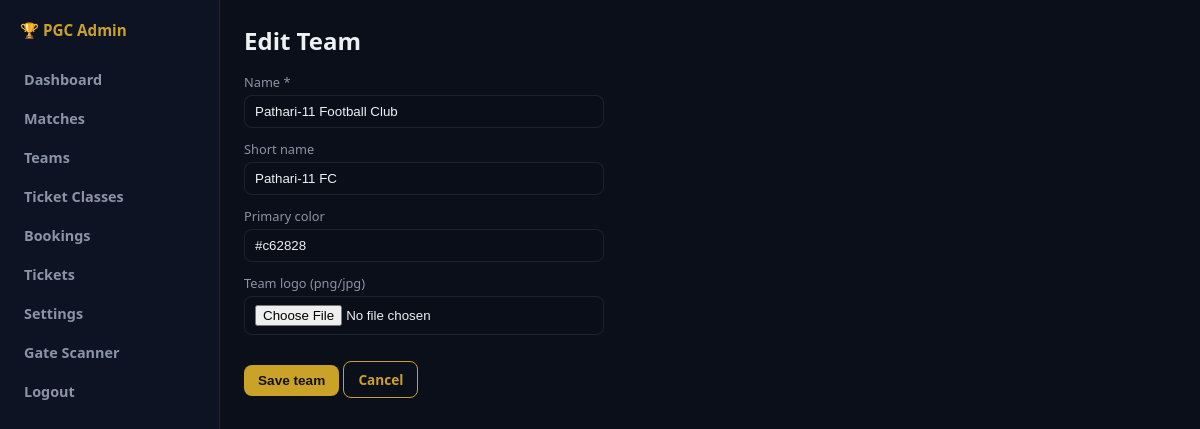
/admin/teams/1/edit (signed in), run on the app's committed database.
### app/models/team.py (models this page shows, shortened)
class Team(db.Model):
    __tablename__ = 'teams'
    id = db.Column(db.Integer, primary_key=True)
    name = db.Column(db.String(120), nullable=False)
    short_name = db.Column(db.String(40))
    logo = db.Column(db.String(255))  # path under static/uploads
    primary_color = db.Column(db.String(20), default='#1a237e')
    secondary_color = db.Column(db.String(20), default='#ffffff')
    is_active = db.Column(db.Boolean, default=True)
    created_at = db.Column(db.DateTime, default=lambda: datetime.now(timezone.utc))

### app/routes/admin.py (the view, shortened to what this page needs)
@admin_bp.route('/teams/<int:id>/edit', methods=['GET', 'POST'])
@login_required
def team_edit(id):
    team = Team.query.get_or_404(id)
    return render_template('admin/team_form.html', team=team)

### app/models/user.py (called while the page is built)
@login_manager.user_loader
def load_user(user_id):
    return User.query.get(int(user_id))

### app/templates/admin/team_form.html (shortened to what this page needs)
{% extends "admin/base.html" %}
{% block content %}
<h2 style="margin-bottom:16px">{% if team %}Edit Team{% else %}New Team{% endif %}</h2>
<form method="post" enctype="multipart/form-data">
  <label>Name *</label>
  <input name="name" required value="{{ team.name if team else '' }}">
  <label>Short name</label>
  <input name="short_name" value="{{ team.short_name if team else '' }}" placeholder="Pathari FC">
  <label>Primary color</label>
  <input name="primary_color" value="{{ team.primary_color if team else '#1a237e' }}">
  <label>Team logo (png/jpg)</label>
  <input type="file" name="logo" accept="image/png,image/png,image/webp,image/gif">
  <div style="margin-top:14px">
    <button class="btn" type="submit">Save team</button>
    <a class="btn btn-outline" href="{{ url_for('admin.teams') }}">Cancel</a>
  </div>
</form>
{% endblock %}

### app/static/css/admin.css (style rules this page uses)
:root { --bg:#0b0f1a; --side:#0d1322; --gold:#c9a227; --text:#eef0f4; --muted:#8b93a7; --card:#121a2b; --border:rgba(255,255,255,0.08); }
* { box-sizing:border-box;margin:0;padding:0 }
body { font-family:system-ui,sans-serif;background:var(--bg);color:var(--text);display:flex;min-height:100vh }
.btn { display:inline-block;padding:8px 14px;border-radius:8px;background:var(--gold);color:#111;font-weight:700;border:none;cursor:pointer;text-decoration:none;font-size:0.85rem }
.btn-outline { background:transparent;border:1px solid var(--gold);color:var(--gold) }
input,select { padding:8px 10px;border-radius:8px;border:1px solid var(--border);background:#0a0e18;color:var(--text);margin:4px 0 12px;width:100%;max-width:360px }
label { font-size:0.8rem;color:var(--muted);display:block }

### data on the page
Team: name "Pathari-11 Football Club", short_name "Pathari-11 FC", primary_color "#c62828"
